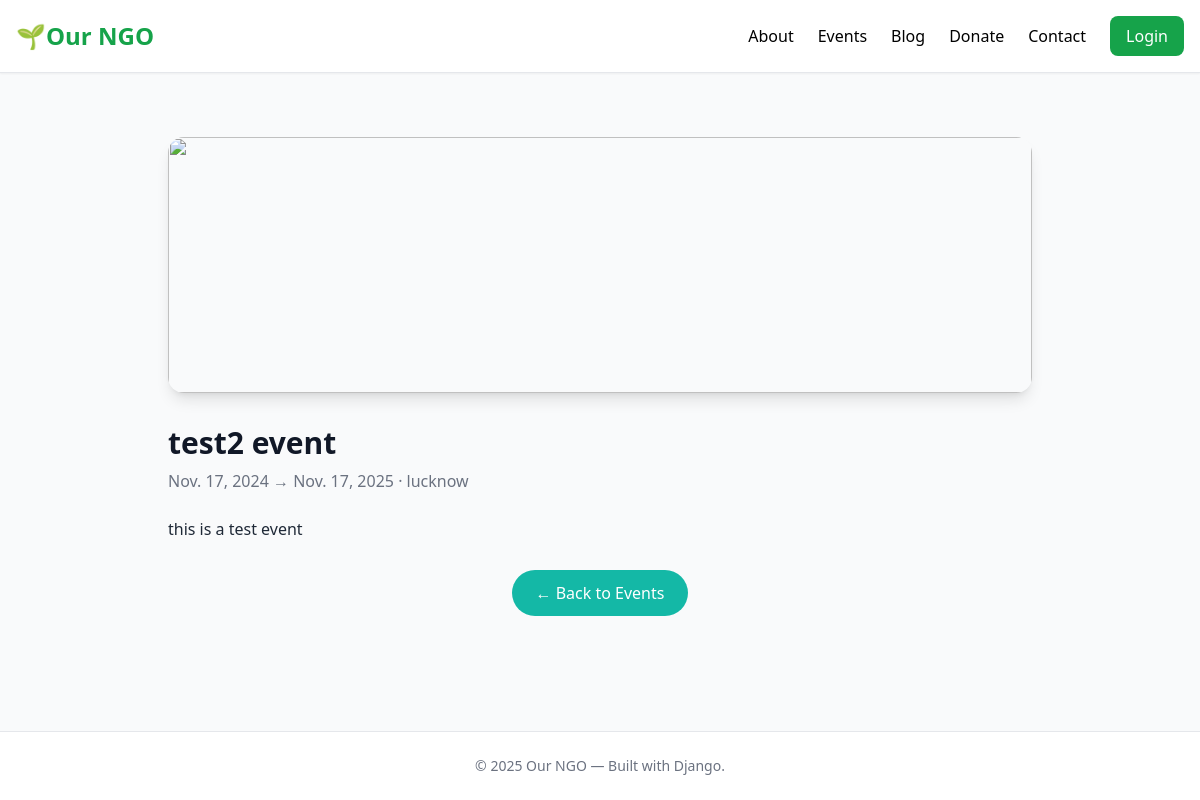
/events/test2-event/, run on the app's committed database.
### events/models.py (models this page shows, shortened)
class Event(models.Model):
    title = models.CharField(max_length=200)
    slug = models.SlugField(unique=True)
    start_date = models.DateField()
    end_date = models.DateField(blank=True, null=True)
    location = models.CharField(max_length=200, blank=True)
    description = models.TextField(blank=True)
    image = models.ImageField(upload_to='events/', blank=True, null=True)
    class Meta:
        ordering = ["start_date"]

### events/views.py (the view)
# urls.py: path("<slug:slug>/", event_detail, name="event_detail"),
def event_detail(request, slug):
    event = get_object_or_404(Event, slug=slug)
    return render(request, "events/event_detail.html", {"event": event})

### ngo_site/templates/events/event_detail.html (shortened to what this page needs)
{% extends "base.html" %}
{% block content %}
<section class="max-w-4xl mx-auto px-4 py-16">
  {% if event.image %}
  <img src="{{ event.image.url }}" class="rounded-2xl shadow-md" alt="{{ event.title }}">
  {% else %}
  <img src="https://images.unsplash.com/photo-1524678606370-a47ad25cb82a?auto=format&fit=crop&w=1200&q=60"
       class="w-full h-64 object-cover rounded-2xl mb-8 shadow-lg">
  {% endif %}
  <h1 class="text-3xl font-bold text-gray-900">{{ event.title }}</h1>
  <p class="text-gray-500 mt-2 mb-6">
    {{ event.start_date }}{% if event.end_date %} → {{ event.end_date }}{% endif %} &middot; {{ event.location }}
  </p>
  <div class="prose prose-teal max-w-none text-gray-800">
    {{ event.description|linebreaks }}
  </div>
  <div class="mt-10 text-center">
    <a href="/events/"
       class="px-6 py-3 bg-teal-500 text-white rounded-full font-medium hover:bg-teal-600 transition">
      ← Back to Events
    </a>
  </div>
</section>
{% endblock %}

### ngo_site/static/css/styles.css (style rules this page uses)
.prose p { margin-bottom: 1rem; }

### data on the page
Event: title "test2 event", start_date "Nov. 17, 2024", end_date "Nov. 17, 2025", location "lucknow", description "this is a test event"
